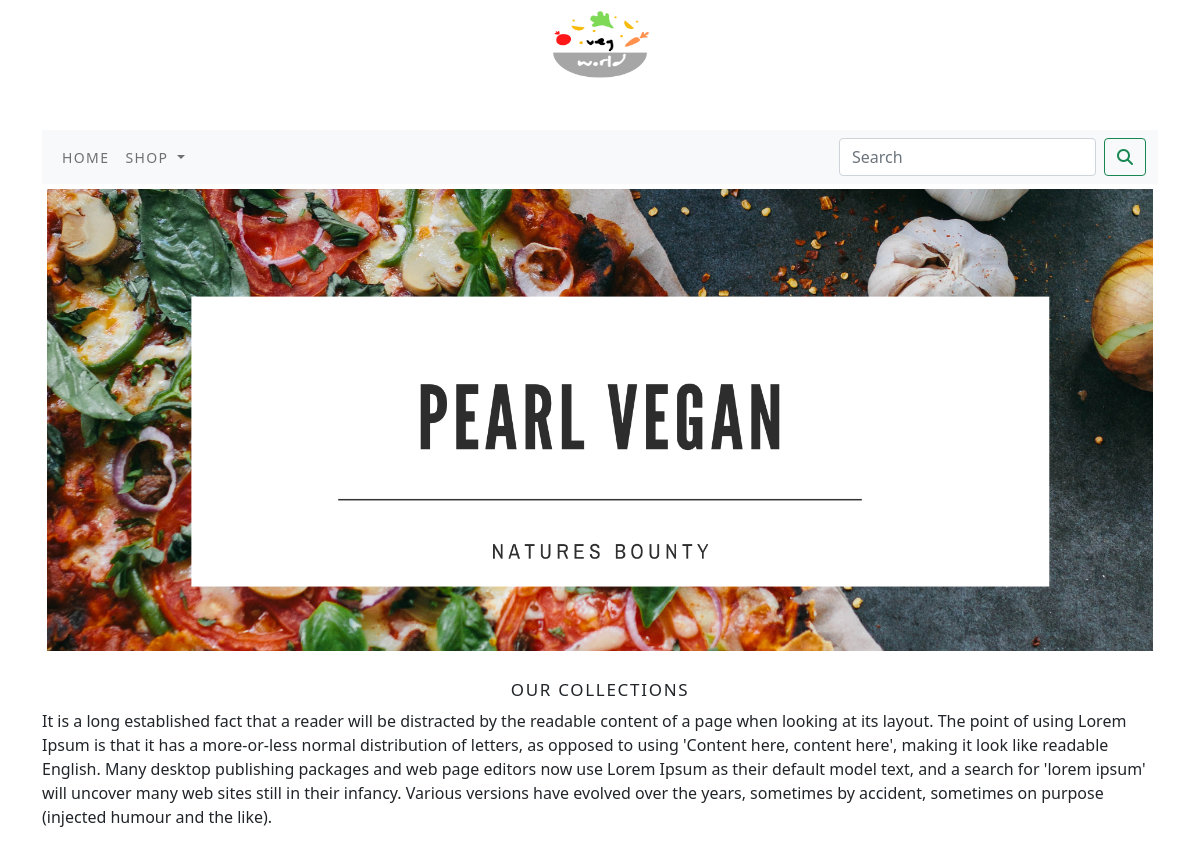
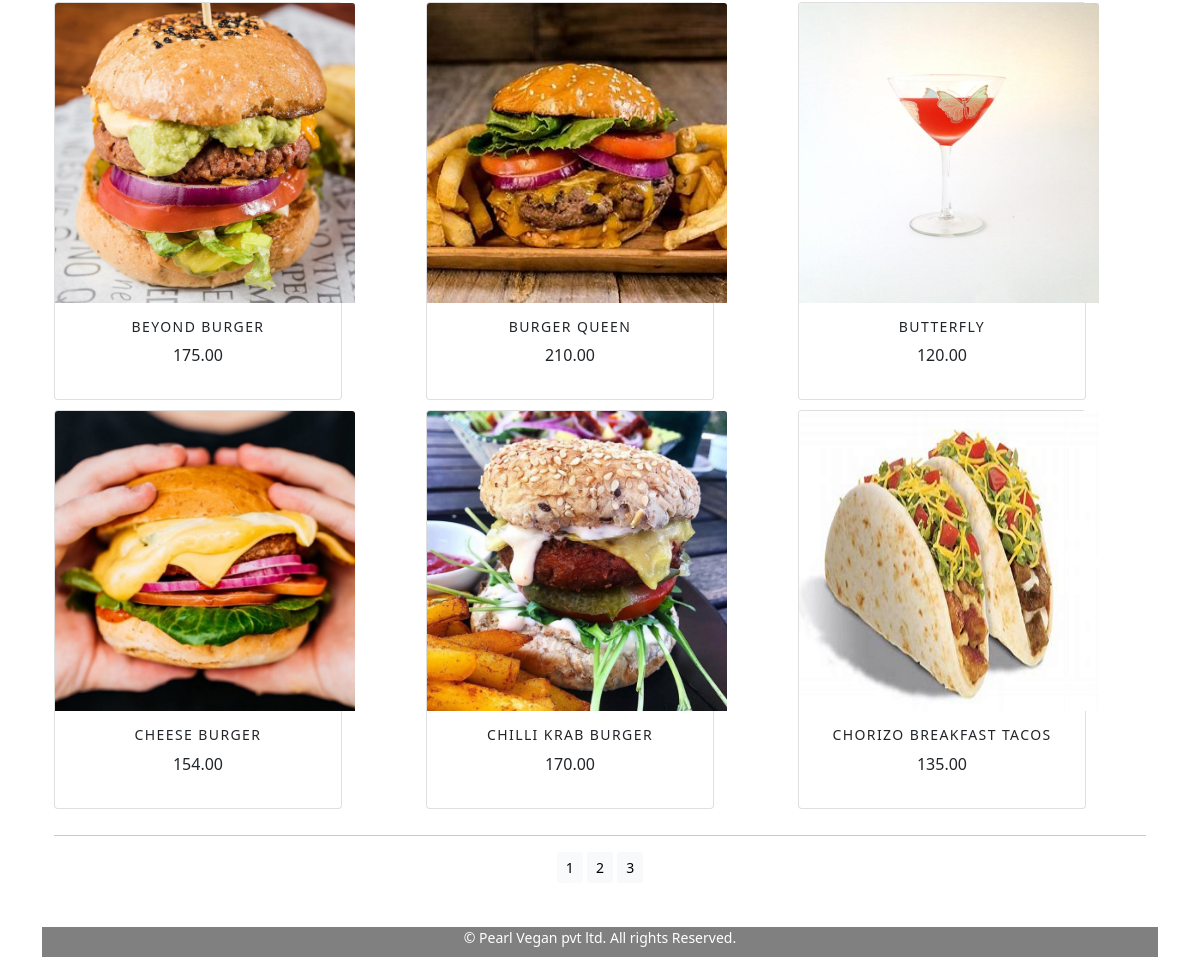
The app's page /shop/ with its own data (2 pictures, top to bottom).
### shop/models.py (models this page shows, shortened)
class Product(models.Model):
    name = models.CharField(max_length=250, unique=True)
    slug = models.SlugField(max_length=250, unique=True)
    desc = models.TextField(blank=True)
    price = models.DecimalField(max_digits=10, decimal_places=2)
    category = models.ForeignKey(Category, on_delete=models.CASCADE)
    image = models.ImageField(upload_to='product/', blank=True, null=True)
    stock = models.IntegerField()
    available = models.BooleanField(default=True)
    created = models.DateTimeField(auto_now_add=True)
    updated = models.DateTimeField(auto_now=True)
    def get_url(self):
        return reverse('shop:ProdCatDetail', args=[self.category.slug, self.slug])
    class Meta:
        ordering=('name',)
        verbose_name = 'product'
        verbose_name_plural = 'products'

### shop/views.py (the view)
# urls.py: path('',views.AllProdCat,name='AllProdCat'),
def AllProdCat(request, c_slug=None):
    c_page=None
    products_list=None
    if c_slug!=None:
        c_page= get_object_or_404(Category,slug=c_slug)
        products_list=Product.objects.all().filter(category=c_page, available=True)
    else:
        products_list=Product.objects.all().filter(available=True)
    paginator=Paginator(products_list, 6)
    try:
        page=int(request.GET.get('page', '1'))
    except:
        page=1
    try:
        products=paginator.page(page)
    except (EmptyPage, InvalidPage):
        products=paginator.page(paginator.num_pages)
    return render(request, "category.html", {'category': c_page, 'products': products})

### cart/context_processors.py (called while the page is built)
def counter(request):
    item_count = 0
    if 'admin' in request.path:
        return {}
    else:
        try:
            cart = Cart.objects.filter(cart_id=_cart_id(request))
            cart_items = CartItem.objects.all().filter(cart=cart[:1])
            for cart_item in cart_items:
                item_count +=cart_item.quantity
        except Cart.DoesNotExist:
            item_count = 0
    return dict(item_count=item_count)

### cart/views.py (called while the page is built)
def _cart_id(request):
    cart = request.session.session_key
    if not cart:
        cart = request.session.create()
    return cart

### shop/context_processors.py (called while the page is built)
def menu_links(request):
    links=Category.objects.all()
    return dict(links=links)

### shop/models.py (called while the page is built)
    def get_url(self):
        return reverse('shop:Prod_by_category', args=[self.slug])

### templates/category.html (shortened to what this page needs)
{% extends 'base.html' %}
{% load static %}
{% block content %}
  <div class="mx_auto">
    {% if category %}
    <img class="my_image" style="width:1290px; height:560px;" src="{{category.image.url}}" alt="{{category.name}}" >
  </div>
<br>
<div>
    <h1 class="text-center my_title">{{category.name}}</h1>
    <p class="text-justify">{{category.desc}}</p>
</div>
    {% else %}
<div>
<img class="my_image my_image_padding"  src="{% static 'img/banner.png' %}" width="1250px" alt="Good service">
</div>
<br>
<div>
  <h1 style="font-size:17px;"  class="text-center my_title">Our collections</h1>
  <p class="text-justify">It is a long established fact that a reader will be distracted by the readable content of a page when looking at its layout. The point of using Lorem Ipsum is that it has a more-or-less normal distribution of letters, as opposed to using 'Content here, content here', making it look like readable English. Many desktop publishing packages and web page editors now use Lorem Ipsum as their default model text, and a search for 'lorem ipsum' will uncover many web sites still in their infancy. Various versions have evolved over the years, sometimes by accident, sometimes on purpose (injected humour and the like).</p>
</div>
     {% endif %}
<div class="container">
  <div class="row mx_auto">
    {% for product in products.object_list %}
    <div class="my_bottom_margin col-9 col-sm-12 col-md-4 col-lg-4">
      <div class="card text-center" style="width:18rem;">
        <a href="{{product.get_url}}"><img class="card-img-top my_image" src="{{product.image.url}}" alt="{{product.name}}" style="width:300px; height:300px;"></a>
      <div class="card-body">
        <h4>{{product.name}}</h4>
        <p>{{product.price}}</p>
      </div>
      </div>
    </div>
    {% endfor %}
  </div>
    <div class="mx_auto">
        {% if products.paginator.num_pages > 1 %}
        <hr>
        <div class="text-center">
            {% for pg in products.paginator.page_range %}
              <a href="?page={{pg}}" class="btn btn-light btn-sm {% if products.number == pg %} active {% endif %}">{{pg}}</a>
            {% endfor %}
        </div>
        {% endif %}
    </div>
    <br>
</div>
{% endblock %}

### templates/base.html (shortened to what this page needs)
{% load static %}
<!DOCTYPE html>
<html lang="en">
<head>
    <link rel="stylesheet" href="{% static 'css/custom.css' %}">
    <link href="{% static 'css/bootstrap.min.css' %}" rel="stylesheet">
    <link rel="stylesheet" type="text/css" href="https://cdnjs.cloudflare.com/ajax/libs/font-awesome/6.2.0/css/all.min.css">
</head>
<body>
   <div class="container">
        {% include 'header.html' %}
        {% include 'navbar.html' %}
        {% block content %}
        {% endblock %}
   </div>
{% include 'footer.html' %}
</body>
</html>

### templates/header.html
{% load static %}
<header>
    <center>
        <a href="{% url 'shop:AllProdCat' %}"> <img src="{% static 'img/logo.png' %}" alt="logoimage" width="130px" height="130px">
    </center>
</header>

### templates/navbar.html (shortened to what this page needs)
<nav class="navbar navbar-expand-lg navbar-light bg-light">
  <div class="container-fluid">
    <div class="collapse navbar-collapse" id="navbarSupportedContent">
      <ul class="navbar-nav me-auto mb-2 mb-lg-0">
        <li class="nav-item">
          <a class="nav-link" href="{% url 'shop:AllProdCat'  %}">Home</a>
        </li>
        <li class="nav-item dropdown {% if 'shop' in request.path %} active {% endif %}">
          <a class="nav-link dropdown-toggle" href="#" id="navbarDropdown" role="button" data-bs-toggle="dropdown" aria-expanded="false">
            Shop
          </a>
        </li>
      </ul>
      <form class="d-flex" action="{% url 'search_app:searchresult' %}" method="get">
        <input class="form-control me-2" type="search" name="q" placeholder="Search" aria-label="Search">
        <button class="btn btn-outline-success" type="submit"><i class="fa-solid fa-magnifying-glass"></i></button>
      </form>
    </div>
  </div>
</nav>

### templates/footer.html
<div class="footer navbar-fixed-bottom my_footer">
  <p class="text-center">&copy; Pearl Vegan pvt ltd. All rights Reserved.</p>
</div>

### static/css/custom.css (style rules this page uses)
.nav-item { letter-spacing: .1em; font-size: 14px; text-transform: uppercase; }
.my_footer { padding-top: 20px; font-size: 14px; color: white; }
.my_footer p { background-color: grey; height: 30px; }
.my_image { width: 100%; height: auto; }
.my_title { font-size:10 px; text-transform: uppercase; letter-spacing: .1em; }
.my_image_padding { padding: 5px; }
.my_bottom_margin { margin-bottom: 10px; }
.card-body h4 { font-size: 14px; text-transform: uppercase; letter-spacing: .1em; }

### records on screen
Product: image (picture), name "BEYOND BURGER", price "175.00"
Product: image (picture), name "BURGER QUEEN", price "210.00"
Product: image (picture), name "BUTTERFLY", price "120.00"
Product: image (picture), name "CHEESE BURGER", price "154.00"
Product: image (picture), name "CHILLI KRAB BURGER", price "170.00"
Product: image (picture), name "CHORIZO BREAKFAST TACOS", price "135.00"

### other values on screen
{{ pg }} "1" "2" "3"
